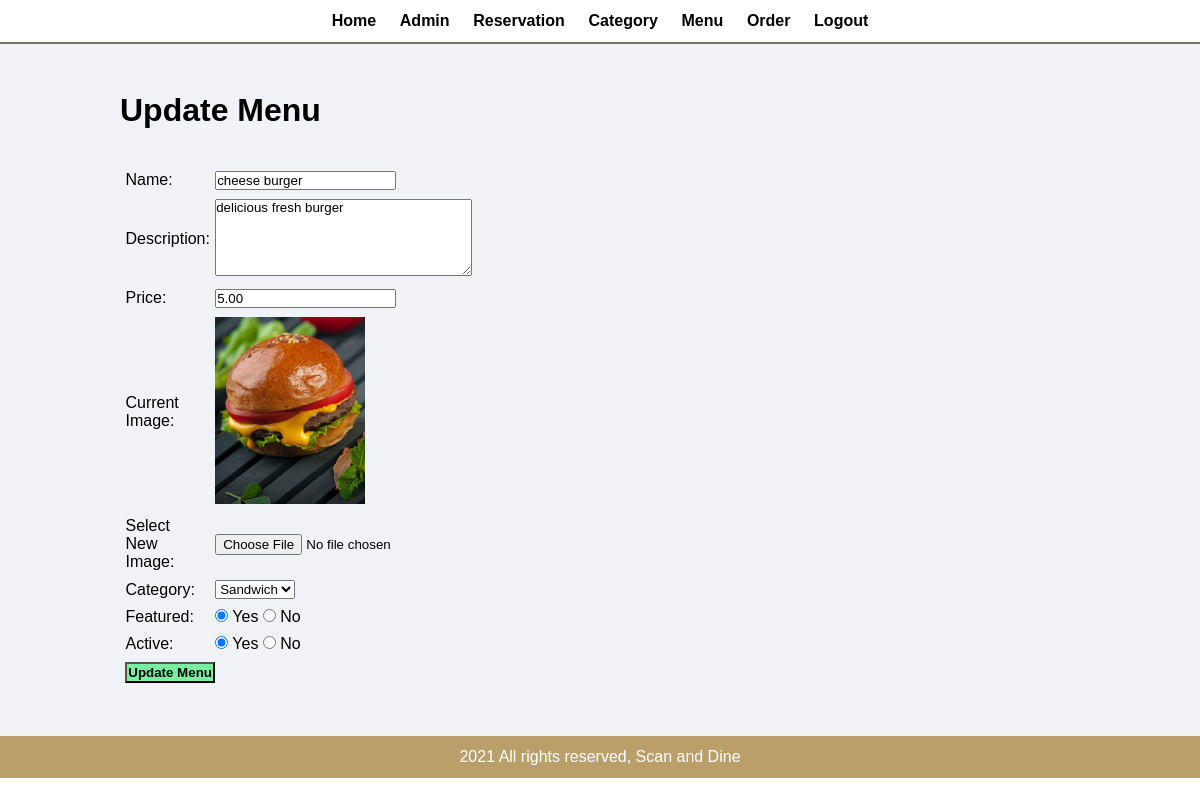
The app's page /scananddine_se/admin/update-menu.php?menu_id=18 (signed in) with its own data.
### tables this page shows
CREATE TABLE `tbl_menu` (
  `menu_id` int(11) NOT NULL,
  `menu_name` varchar(255) NOT NULL,
  `menu_description` varchar(255) NOT NULL,
  `menu_price` decimal(10,2) NOT NULL,
  `menu_image_name` varchar(255) NOT NULL,
  `category_id` int(11) NOT NULL,
  `menu_featured` varchar(10) NOT NULL,
  `menu_active` varchar(10) NOT NULL
);

CREATE TABLE `tbl_category` (
  `category_id` int(11) NOT NULL,
  `category_name` varchar(100) NOT NULL,
  `category_image_name` varchar(255) NOT NULL,
  `category_featured` varchar(10) NOT NULL,
  `category_active` varchar(10) NOT NULL
);

### scanAndDine_SE/admin/update-menu.php (the view, shortened to what this page needs)
<?php include('partials/admin-header.php'); ?>
<?php
    if(isset($_GET['menu_id'])){
        $menu_id = $_GET['menu_id'];
        $sql2 = "SELECT * FROM tbl_menu WHERE menu_id=$menu_id";
        $res2 = mysqli_query($conn, $sql2);
        $row2 = mysqli_fetch_assoc($res2);
        $menu_name = $row2['menu_name'];
        $menu_description = $row2['menu_description'];
        $menu_price = $row2['menu_price'];
        $current_image_menu = $row2['menu_image_name'];
        $current_category_menu = $row2['category_id'];
        $menu_featured = $row2['menu_featured'];
        $menu_active = $row2['menu_active'];
    }
    else{
        header('location:'.SITEURL.'admin/manage-menu.php');
    }
?>
<div class="main-content">
    <div class="wrapper">
        <h1>Update Menu</h1>
        <br><br>
        <form action="" method="POST" enctype="multipart/form-data">
            <table class="tbl-30">
                <tr>
                    <td>Name: </td>
                    <td>
                        <input type="text" name="menu_name" value="<?php echo $menu_name ?>">
                    </td>
                </tr>
                <tr>
                    <td>Description: </td>
                    <td>
                        <textarea name="menu_description" cols="30" rows="5"><?php echo $menu_description ?></textarea>
                    </td>
                </tr>
                <tr>
                    <td>Price: </td>
                    <td>
                        <input type="number" name="menu_price" value="<?php echo $menu_price ?>">
                    </td>
                </tr>
                <tr>
                    <td>Current Image: </td>
                    <td>
                        <?php
                            if($current_image_menu == ""){
                                echo "<div class='error'>Image not Available.</div>";
                            }
                            else{
                                ?>
                                    <img src="<?php echo SITEURL; ?>images/menu/<?php echo $current_image_menu; ?>" width="150px">
                                <?php
                            }
                        ?>
                    </td>
                </tr>
                <tr>
                    <td>Select New Image: </td>
                    <td>
                        <input type="file" name="menu_image">
                    </td>
                </tr>
                <tr>
                    <td>Category: </td>
                    <td>
                        <select name="menu_category">
                            <?php
                                $sql = "SELECT * FROM tbl_category WHERE category_active = 'Yes'";
                                $res = mysqli_query($conn, $sql);
                                $count = mysqli_num_rows($res);
                                if($count>0){
                                    while($row = mysqli_fetch_assoc($res)){
                                        $category_name = $row['category_name'];
                                        $category_id = $row['category_id'];
                                        ?>
                                            <option <?php if($current_category_menu==$category_id){echo "selected";} ?> value="<?php echo $category_id ?>"><?php echo $category_name ?></option>
                                        <?php
                                    }
                                }
                                else{
                                    echo "<option value='0'>Category Not Available.</option>";
                                }
                            ?>
                        </select>
                    </td>
                </tr>
                <tr>
                    <td>Featured: </td>
                    <td>
                        <input <?php if($menu_featured=="Yes"){echo "checked";} ?> type="radio" name="menu_featured" value="Yes"> Yes
                        <input <?php if($menu_featured=="No"){echo "checked";} ?> type="radio" name="menu_featured" value="No"> No
                    </td>
                </tr>
                <tr>
                    <td>Active: </td>
                    <td>
                        <input <?php if($menu_active=="Yes"){echo "checked";} ?> type="radio" name="menu_active" value="Yes"> Yes
                        <input <?php if($menu_active=="No"){echo "checked";} ?> type="radio" name="menu_active" value="No"> No
                    </td>
                </tr>
                <tr>
                    <td>
                        <input type="submit" name="submit" value="Update Menu" class="btn-green">
                    </td>
                </tr>
            </table>
        </form>
    </div>
</div>
<?php include('partials/admin-footer.php'); ?>

### scanAndDine_SE/style/admin.css (style rules this page uses)
* { margin: 0; padding: 0; font-family: Arial, Helvetica, sans-serif; }
.wrapper { padding: 1%; width: 80%; margin: 0 auto; }
.tbl-30 { width: 30%; }
table tr td { padding: 1%; }
.btn-green { background-color: #7bed9f; padding: 1%; color: black; text-decoration: none; font-weight: bold; }
.main-content { padding: 3% 0; background-color: #f1f2f6; }

### records on screen
tbl_menu: menu_name "cheese burger", menu_description "delicious fresh burger", menu_price "5.00", menu_image_name (picture), menu_category "Sandwich", menu_featured "☑", menu_active "☑"
